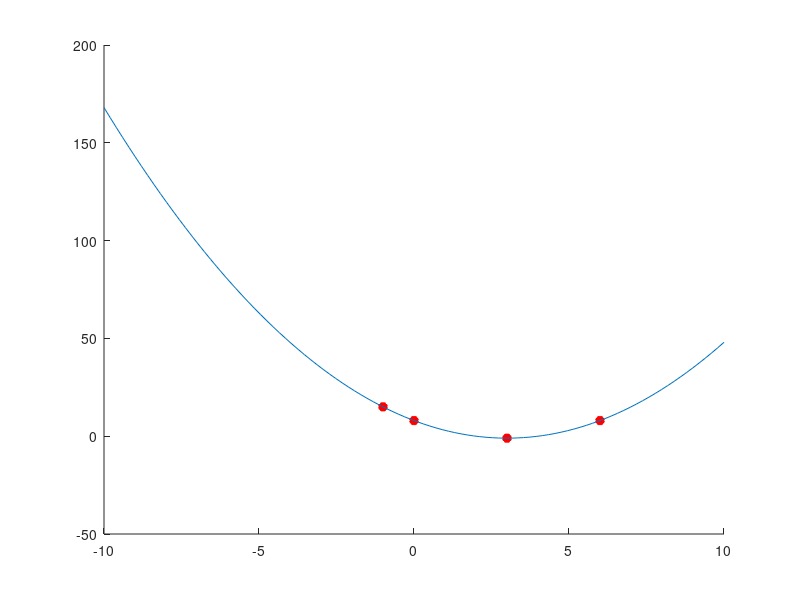

MATLAB code for this plot:
hold all
f = @(x) 8 - 6*x + x.^2;
x = [-1 0 3 6]
y = [15 8 -1 8];

plot(x(1), y(1), 'r*', 'linewidth', 4);
plot(x(2), y(2), 'r*', 'linewidth', 4);
plot(x(3), y(3), 'r*', 'linewidth', 4);
plot(x(4), y(4), 'r*', 'linewidth', 4);
axis([-10 10]);
x = linspace(-10,10);
plot(x,f(x));
hold off;